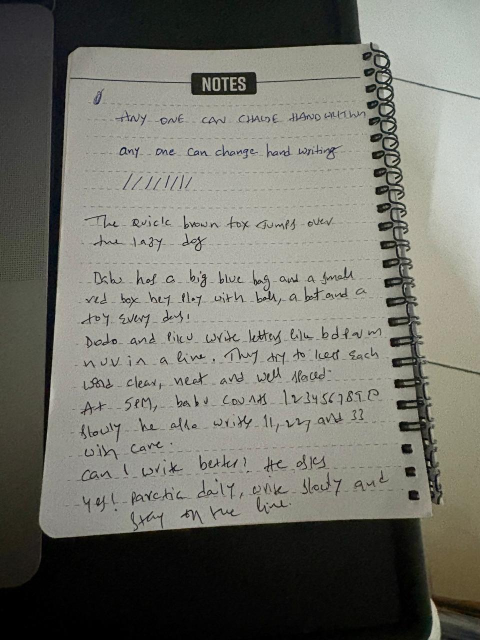
#> input picture benchmarks/sample-page/pages/handwriting-sample.jpg, 960 x 1280 px (shown at 1/2 size)
$ python -i computer_vision.py   (imports and definitions only)
#> lines starting #> are read from the running program, lines starting #| are printed output that depends on the picture; after the words box and inside, x2 and y2 are one past the last pixel; in counts of white or black regions, pixels touching at a corner belong together
# SPDX-License-Identifier: AGPL-3.0-only
# (c) 2026 Vahini Technologies.
"""Computer-vision algorithms for the recognition server.

Everything here operates on raw pixels: decoding an upload (image or PDF)
to a numpy array, cropping and JPEG-encoding evidence previews, and the
layout/document-context signals shown in the "context-aware" report
section. Nothing in this module knows about OCR engines or the 20-factor
scoring model; it only turns bytes into arrays and arrays into previews.
"""

import io
import re
import base64

import numpy as np
from PIL import Image

from geometry import clamp_box

try:
    import cv2
except Exception:  # pragma: no cover - cv2 optional
    cv2 = None


# --------------------------------------------------------------------------- #
# Decoding an upload (image or PDF) to a working array
# --------------------------------------------------------------------------- #
# [101 lines left out: functions _pdf_first_page, decode_image, to_numpy, _to_data_url, _crop_rgb, _build_region_previews, not called in this run]


def fallback_line_regions(arr: np.ndarray, max_lines: int = 40):
    """OCR-free text-line detection, used when NO OCR engine could run
    (model weights unavailable/offline, engine init failure, missing
    backend). The 20 factors are measured from the geometry of the writing
    — not from reading the words — so a scan must still yield line regions
    (with empty text) instead of failing outright. Returns lines in the
    same shape the OCR backends produce."""
#> called with max_lines = 40
    h, w = arr.shape[:2]
#> h = 1280; w = 960
    if h < 8 or w < 8:
        return []

    boxes = []
    if cv2 is not None:
        gray = cv2.cvtColor(arr, cv2.COLOR_RGB2GRAY)
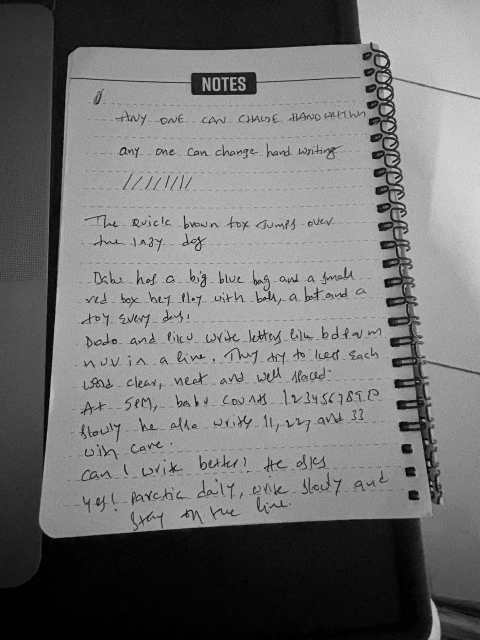
#> gray: shape (1280, 960) (shown at 1/2 size); min 0, max 228, mean 114.1
        blur = cv2.GaussianBlur(gray, (5, 5), 0)
        ink = cv2.adaptiveThreshold(
            blur,
            255,
            cv2.ADAPTIVE_THRESH_GAUSSIAN_C,
            cv2.THRESH_BINARY_INV,
            31,
            9,
        )
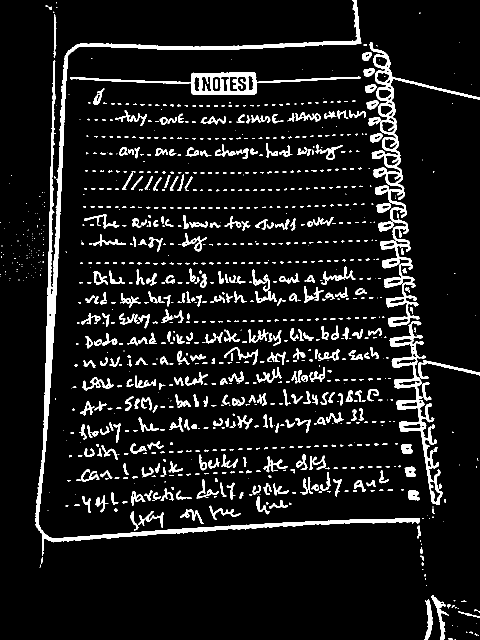
#> ink: shape (1280, 960) (shown at 1/2 size); 8.6% white; 1101 white regions (527 under 20 px), largest, box (x1, y1, x2, y2) and area: (71, 0, 840, 1112) 21017, (739, 84, 960, 653) 11367, (779, 642, 885, 1010) 6268
        # Merge letters/words into line blobs: strong horizontal dilation.
        kx = max(12, w // 40)
#> kx = 24
        kernel = cv2.getStructuringElement(cv2.MORPH_RECT, (kx, 3))
        blob = cv2.dilate(ink, kernel, iterations=1)
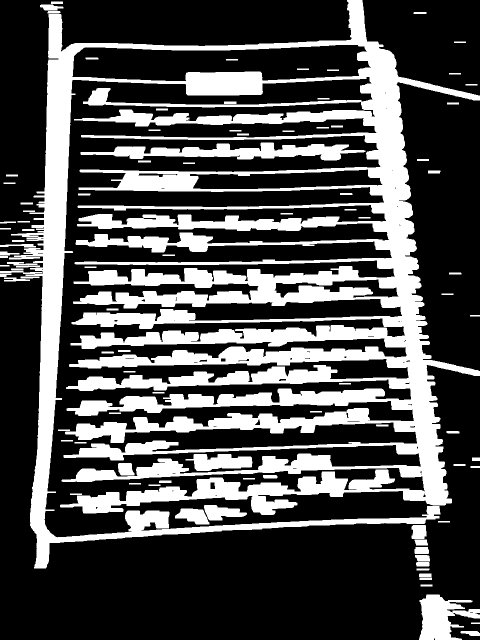
#> blob: shape (1280, 960) (shown at 1/2 size); 30.3% white; 94 white regions, largest, box (x1, y1, x2, y2) and area: (0, 0, 960, 1137) 338151, (161, 285, 731, 321) 10130, (838, 1189, 960, 1280) 6349
        n_labels, _, stats, _ = cv2.connectedComponentsWithStats(
            blob, connectivity=8
        )
#> n_labels = 95; stats = 95 rows, first 6: [0, 0, 960, 1280, 856463], [0, 0, 960, 1137, 338151], [102, 3, 24, 5, 120], [80, 9, 47, 12, 397], [95, 22, 26, 5, 125], [827, 24, 26, 4, 103]
        for i in range(1, n_labels):
            x = float(stats[i, cv2.CC_STAT_LEFT])
            y = float(stats[i, cv2.CC_STAT_TOP])
            bw = float(stats[i, cv2.CC_STAT_WIDTH])
            bh = float(stats[i, cv2.CC_STAT_HEIGHT])
            area = float(stats[i, cv2.CC_STAT_AREA])
            # Keep line-shaped regions; drop specks and page-scale blobs.
            if bw < w * 0.03 or bh < 6 or area < 40:
                continue
            if bh > h * 0.5 or (bw > w * 0.98 and bh > h * 0.25):
                continue
            boxes.append([x, y, bw, bh])
#> this loop made 94 passes
#> (x, y, bw, bh, area) on passes 1 to 12: (0, 0, 960, 1137, 338151), (102, 3, 24, 5, 120), (80, 9, 47, 12, 397), (95, 22, 26, 5, 125), (827, 24, 26, 4, 103), (908, 83, 24, 3, 72), (171, 115, 26, 4, 102), (452, 118, 24, 3, 72), (594, 137, 24, 3, 72), (654, 139, 24, 3, 72), (898, 146, 24, 3, 72), (931, 168, 24, 3, 72)
#> after the loop, boxes = 16 items, first 6: [80, 9, 47, 12], [161, 285, 570, 36], [0, 488, 72, 7], [0, 503, 39, 8], [14, 524, 66, 11], [8, 555, 52, 8]
    else:
        # No OpenCV: luminance threshold + row-projection line segmentation.
        gray = np.dot(arr[..., :3], [0.299, 0.587, 0.114]).astype(np.float32)
        ink = gray < float(np.mean(gray) - 15.0)
        row_frac = ink.mean(axis=1)
        thr = max(0.004, float(np.percentile(row_frac, 75)) * 0.5)
        y0 = None
        for y in range(h + 1):
            on = y < h and row_frac[y] > thr
            if on and y0 is None:
                y0 = y
            elif not on and y0 is not None:
                if y - y0 >= 6:
                    cols = np.where(ink[y0:y].any(axis=0))[0]
                    if cols.size >= 2:
                        boxes.append(
                            [
                                float(cols[0]),
                                float(y0),
                                float(cols[-1] - cols[0] + 1),
                                float(y - y0),
                            ]
                        )
                y0 = None

    boxes.sort(key=lambda b: (b[1], b[0]))
    out = []
    for x, y, bw, bh in boxes[:max_lines]:
        poly = [[x, y], [x + bw, y], [x + bw, y + bh], [x, y + bh]]
        out.append(
            {
                "text": "",
                "poly": poly,
                "box": [x, y, bw, bh],
                "score": 0.0,
                "lang": "en",
                "printed_hint": False,
                "cv_fallback": True,
            }
        )
#> this loop made 16 passes
#> (x, y, bw, bh, poly) on passes 1 to 9: (80, 9, 47, 12, [[80, 9], [127, 9], [127, 21], [80, 21]]), (161, 285, 570, 36, [[161, 285], [731, 285], [731, 321], [161, 321]]), (0, 488, 72, 7, [[0, 488], [72, 488], [72, 495], [0, 495]]), (0, 503, 39, 8, [[0, 503], [39, 503], [39, 511], [0, 511]]), (14, 524, 66, 11, [[14, 524], [80, 524], [80, 535], [14, 535]]), (8, 555, 52, 8, [[8, 555], [60, 555], [60, 563], [8, 563]]), (371, 908, 134, 34, [[371, 908], [505, 908], [505, 942], [371, 942]]), (236, 926, 33, 25, [[236, 926], [269, 926], [269, 951], [236, 951]]), (526, 950, 29, 7, [[526, 950], [555, 950], [555, 957], [526, 957]])
#> after the loop, out = 16 items
    return out


# [333 lines left out: functions _full_page_preview, _factor_region_map, _layout_features, _infer_doc_context, vl_analyze, not called in this run]

>>> import cv2
>>> picture = cv2.cvtColor(cv2.imread('../../benchmarks/sample-page/pages/handwriting-sample.jpg'), cv2.COLOR_BGR2RGB)
>>> result = fallback_line_regions(picture)
#> result = 16 items
